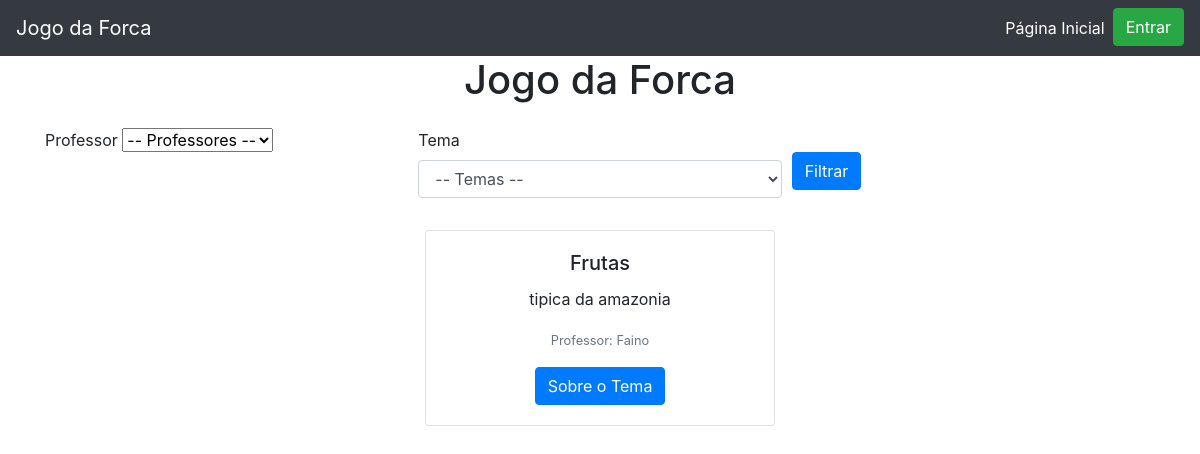
The page / on the database its author committed.
### core/models.py (models this page shows, shortened)
class Tema(models.Model):
    nome = models.CharField(max_length=100)
    descricao = models.TextField()
    professor = models.ForeignKey(User, on_delete=models.CASCADE)

### core/views.py (the view)
# urls.py: path("", TemaListView.as_view(), name="temaListPage"),
class TemaListView(TemplateView):
    template_name = 'tema_list.html'  # O arquivo HTML que renderiza a página
    def get_context_data(self, **kwargs):
        context = super().get_context_data(**kwargs)
        context['professores'] = User.objects.filter(groups__name='Professores')
        context['temas'] = Tema.objects.all()
        return context

### core/templates/tema_list.html (shortened to what this page needs)
{% extends "base.html" %}
{% block main %}
<div class="container">
  <h1 class="text-center mb-4">Jogo da Forca</h1>
  <form method="get" class="mb-4">
    <div class="form-row">
      <div class="col-md-4 mb-2">
        <label for="professor">Professor</label>
            <select name="professor">
              <option value="">-- Professores --</option>
            </select>
      </div>
      <div class="col-md-4 mb-2">
        <label for="tema">Tema</label>
        <select id="tema" name="tema" class="form-control">
          <option value="">-- Temas --</option>
        </select>
      </div>
      <div class="col-md-4 mb-2">
        <button type="submit" class="btn btn-primary mt-4">Filtrar</button>
      </div>
    </div>
  </form>
  <div class="row justify-content-center">
    {% for tema in temas %}
    <div class="col-md-4">
      <div class="card mb-4">
        <div class="card-body text-center">
          <h5 class="card-title">{{ tema.nome }}</h5>
          <p class="card-text">{{ tema.descricao }}</p>
          <p class="card-text"><small class="text-muted">Professor: {{ tema.professor.username }}</small></p>
          <a href="{% url 'temaDetalhes' tema.id %}" class="btn btn-primary">Sobre o Tema</a>
        </div>
      </div>
    </div>
    {% empty %}
    <p class="text-center">Vazio.</p>
    {% endfor %}
  </div>
</div>
{% endblock main %}

### rows shown on the page
Tema: nome "Frutas", descricao "tipica da amazonia", professor.username "Faino"
